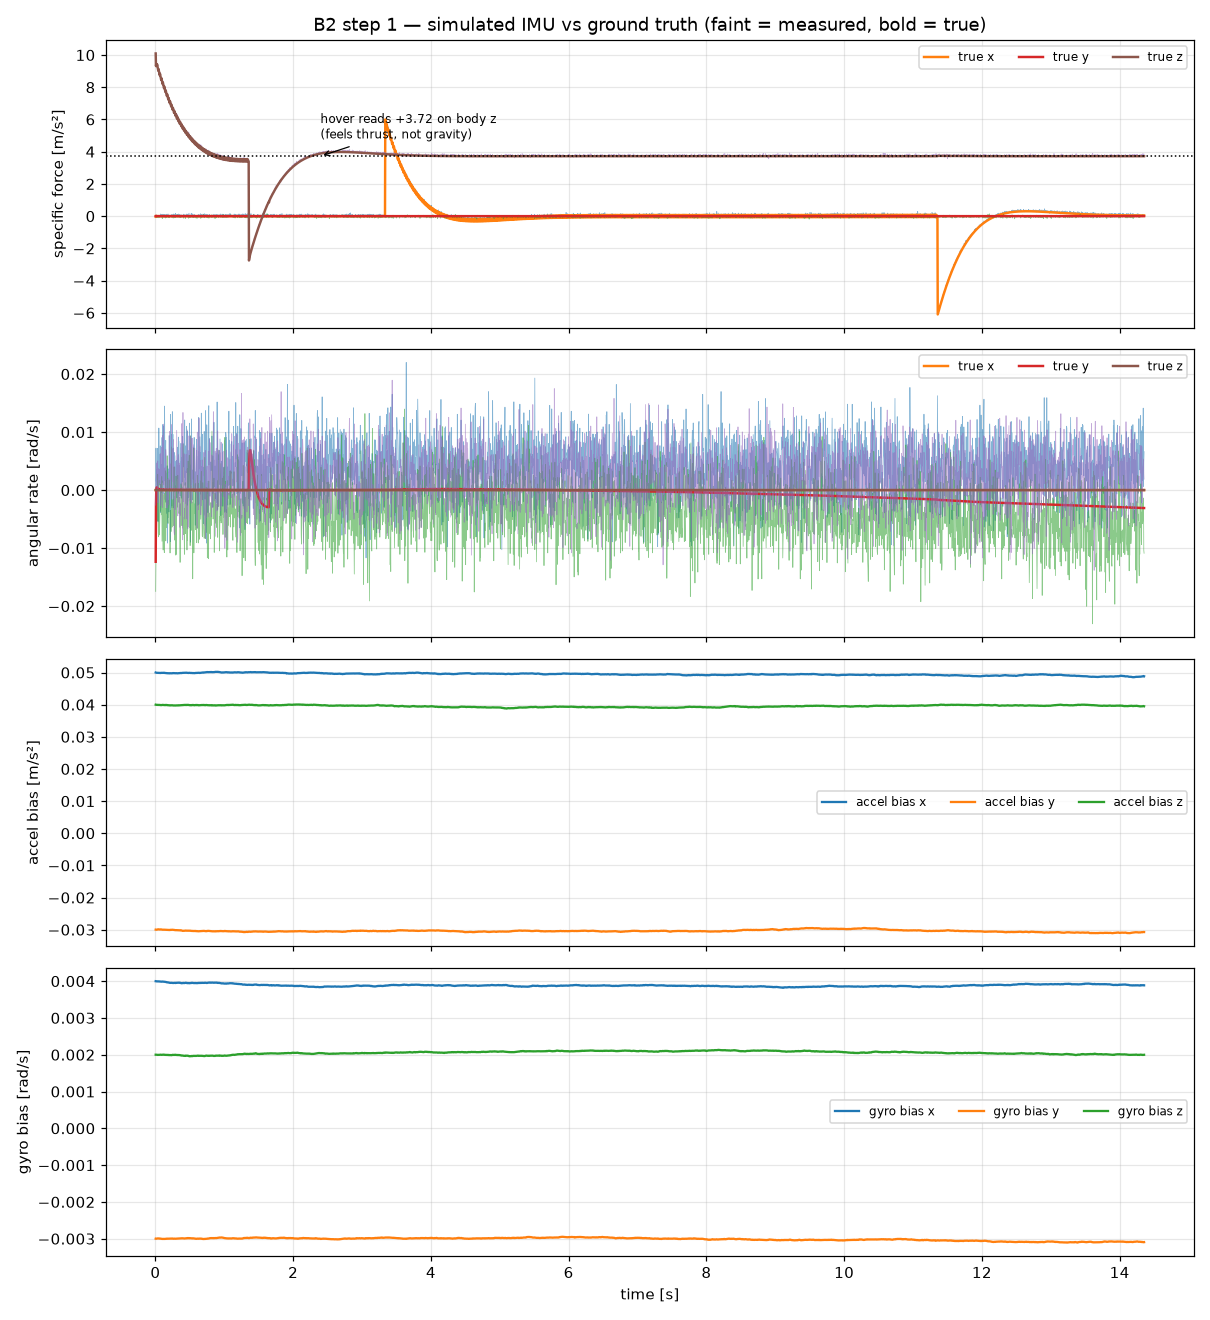

This figure's Python source:
"""B2 CHECKPOINT 1 -- is the sensor model even right? No filter here."""
import json

import numpy as np
import matplotlib
matplotlib.use("Agg")
import matplotlib.pyplot as plt

from skyscout_sim import SkyScoutSim, STEPS_PER_CONTROL, MARS_G, SIM_DT
from mars_world import build_heightmap
from imu import SimulatedIMU, MARS_G_VEC
from nav_params import IMUParams
from b1_flight import reference, CLIMB, CRUISE_X, HOLD_S, SPEED, CLEARANCE


def hand_checks(sim, imu):
    """The 'sphere-drop' equivalents for the IMU (B2.2)."""
    out = {}
    for _ in range(120):
        sim.apply_hover()
        sim.step_sim()
    s = sim.get_true_state()
    a_world = np.asarray(sim.drone.get_links_acc())[0]
    f, w = imu.true_signals(s["quat"], s["ang_vel"], a_world)
    out["hover_specific_force"] = f.round(4).tolist()
    out["hover_ok"] = bool(abs(f[2] - (-MARS_G)) < 0.05 and np.linalg.norm(f[:2]) < 0.05)

    # specific force: f_body = R.T @ (a_world - g_world). Gravity is re-added on integration.
    for _ in range(30):
        sim.step_sim()
    s = sim.get_true_state()
    a_world = np.asarray(sim.drone.get_links_acc())[0]
    f_ff, _ = imu.true_signals(s["quat"], s["ang_vel"], a_world)
    out["freefall_specific_force"] = f_ff.round(4).tolist()
    out["freefall_ok"] = bool(np.linalg.norm(f_ff) < 0.15)
    return out


def main():
    p = IMUParams()
    max_h = float(build_heightmap()[0].max())
    z0 = round(max_h + CLEARANCE, 2)

    sim = SkyScoutSim(start_pos=(0, 0, z0), logging_level="error")
    imu = SimulatedIMU(p)

    print("=== HAND CHECKS (before trusting anything) ===")
    hc = hand_checks(sim, imu)
    print(f"  hover  specific force {hc['hover_specific_force']}  "
          f"expect [0, 0, {-MARS_G:.2f}]   {'PASS' if hc['hover_ok'] else 'FAIL'}")
    print(f"  free-fall specific force {hc['freefall_specific_force']}  "
          f"expect ~[0,0,0]              {'PASS' if hc['freefall_ok'] else 'FAIL'}")

    del sim
    sim = SkyScoutSim(start_pos=(0, 0, z0), logging_level="error")
    imu = SimulatedIMU(p)

    total = CLIMB / SPEED + HOLD_S + CRUISE_X / SPEED + 3.0
    rec = {k: [] for k in ("t", "acc_m", "acc_t", "gyr_m", "gyr_t",
                           "abias", "gbias")}
    while sim.sim_time < total:
        target, tvel, phase = reference(sim.sim_time, z0)
        for _ in range(STEPS_PER_CONTROL):
            sim.apply_hover()
            sim.apply_track(target, tvel)
            sim.step_sim()
            s = sim.get_true_state()
            a_world = np.asarray(sim.drone.get_links_acc())[0]
            am, gm, ft, wt = imu.measure(s["quat"], s["ang_vel"], a_world)
            rec["t"].append(s["t"])
            rec["acc_m"].append(am); rec["acc_t"].append(ft)
            rec["gyr_m"].append(gm); rec["gyr_t"].append(wt)
            rec["abias"].append(imu.accel_bias.copy())
            rec["gbias"].append(imu.gyro_bias.copy())

    for k in rec:
        rec[k] = np.asarray(rec[k])
    n = len(rec["t"])

    ares = rec["acc_m"] - rec["acc_t"]
    gres = rec["gyr_m"] - rec["gyr_t"]
    print(f"\n=== IMU over {n} samples @ {p.rate_hz:.0f} Hz ({rec['t'][-1]:.1f} s) ===")
    print(f"  accel residual (meas-true)  mean {ares.mean(0).round(4).tolist()}  "
          f"std {ares.std(0).round(4).tolist()} m/s^2")
    print(f"  gyro  residual (meas-true)  mean {gres.mean(0).round(5).tolist()}  "
          f"std {gres.std(0).round(5).tolist()} rad/s")
    print(f"  predicted white-noise sigma  accel {imu.sig_a:.4f}   gyro {imu.sig_g:.5f}")
    print(f"  accel bias  start {np.asarray(p.accel_bias0).round(4).tolist()}  "
          f"end {rec['abias'][-1].round(4).tolist()}")
    print(f"  gyro  bias  start {np.asarray(p.gyro_bias0).round(5).tolist()}  "
          f"end {rec['gbias'][-1].round(5).tolist()}")

    t = rec["t"]
    fig, ax = plt.subplots(4, 1, figsize=(11, 12), sharex=True)
    lbl = "xyz"
    for i in range(3):
        ax[0].plot(t, rec["acc_m"][:, i], lw=0.5, alpha=0.55)
        ax[0].plot(t, rec["acc_t"][:, i], lw=1.6, label=f"true {lbl[i]}")
    ax[0].axhline(-MARS_G, ls=":", c="k", lw=1)
    ax[0].annotate(f"hover reads +{-MARS_G:.2f} on body z\n(feels thrust, not gravity)",
                   xy=(t[len(t)//6], -MARS_G), xytext=(t[len(t)//6], -MARS_G + 1.1),
                   fontsize=8, arrowprops=dict(arrowstyle="->", lw=0.8))
    ax[0].set_ylabel("specific force [m/s²]")
    ax[0].set_title("B2 step 1 — simulated IMU vs ground truth (faint = measured, bold = true)")
    ax[0].legend(fontsize=8, ncol=3)

    for i in range(3):
        ax[1].plot(t, rec["gyr_m"][:, i], lw=0.5, alpha=0.55)
        ax[1].plot(t, rec["gyr_t"][:, i], lw=1.6, label=f"true {lbl[i]}")
    ax[1].set_ylabel("angular rate [rad/s]")
    ax[1].legend(fontsize=8, ncol=3)

    for i in range(3):
        ax[2].plot(t, rec["abias"][:, i], label=f"accel bias {lbl[i]}")
    ax[2].set_ylabel("accel bias [m/s²]")
    ax[2].legend(fontsize=8, ncol=3)

    for i in range(3):
        ax[3].plot(t, rec["gbias"][:, i], label=f"gyro bias {lbl[i]}")
    ax[3].set_ylabel("gyro bias [rad/s]")
    ax[3].set_xlabel("time [s]")
    ax[3].legend(fontsize=8, ncol=3)
    for a in ax:
        a.grid(alpha=0.3)
    fig.tight_layout()
    fig.savefig("b2_step1_imu.png", dpi=110)
    print("\n  plot  b2_step1_imu.png")

    with open("b2_step1_imu.json", "w") as f:
        json.dump({"params": p.__dict__, "hand_checks": hc,
                   "accel_residual_mean": ares.mean(0).tolist(),
                   "accel_residual_std": ares.std(0).tolist(),
                   "gyro_residual_mean": gres.mean(0).tolist(),
                   "gyro_residual_std": gres.std(0).tolist()}, f, indent=1)
    print("  log   b2_step1_imu.json")


if __name__ == "__main__":
    main()
